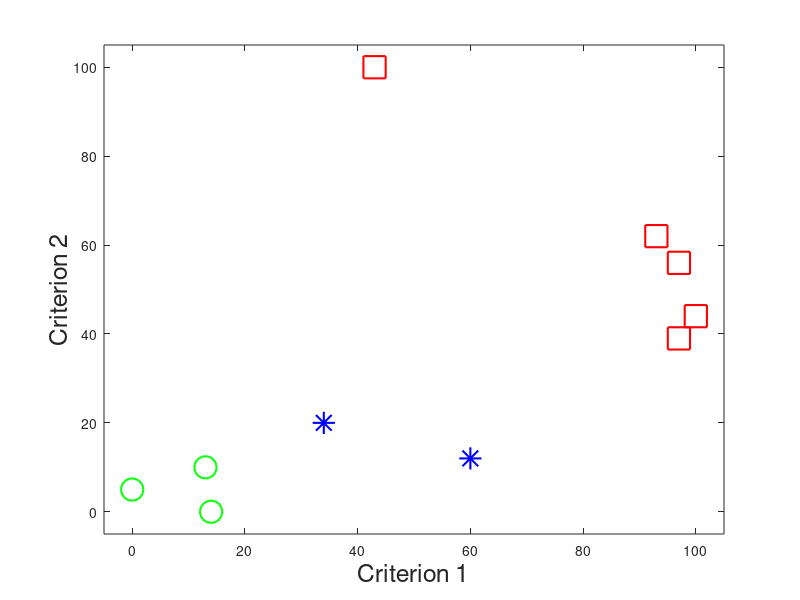

This figure's MATLAB source:
function example

data = [97 56;93 62;100 44;43 100;97 39;60 12;34 20;13 10;0 5;14 0];
index = [3, 3, 3, 3, 3, 2, 2, 1, 1, 1];

nstrat = numel(unique(index));
color = ['g', 'b', 'r', 'k'];
marker = ['o', '*', 's', 'x'];
title('', 'FontSize', 18)
cla;
hold on;
grid off;
box on;
set(gca,'XTick',[0 20 40 60 80 100],'YTick',[0 20 40 60 80 100]);
xlabel('Criterion 1', 'FontSize', 18)
ylabel('Criterion 2', 'FontSize', 18)
margin = 5;
xmax = max(data(:,1)) + margin; xmin = min(data(:,1)) - margin;
ymax = max(data(:,2)) + margin ; ymin = min(data(:,2)) - margin;
axis([xmin xmax ymin ymax]);
for i =1:nstrat
	ind = (index == i);
    x = data(ind,1);
    y = data(ind,2);
%     marker = 'o';
%     color = 'b';
%     plot(x,y,[marker,color], 'MarkerSize', 16, 'linewidth', 1.5);
    plot(x,y,[marker(i),color(i)], 'MarkerSize', 16, 'linewidth', 1.5);
end

end

